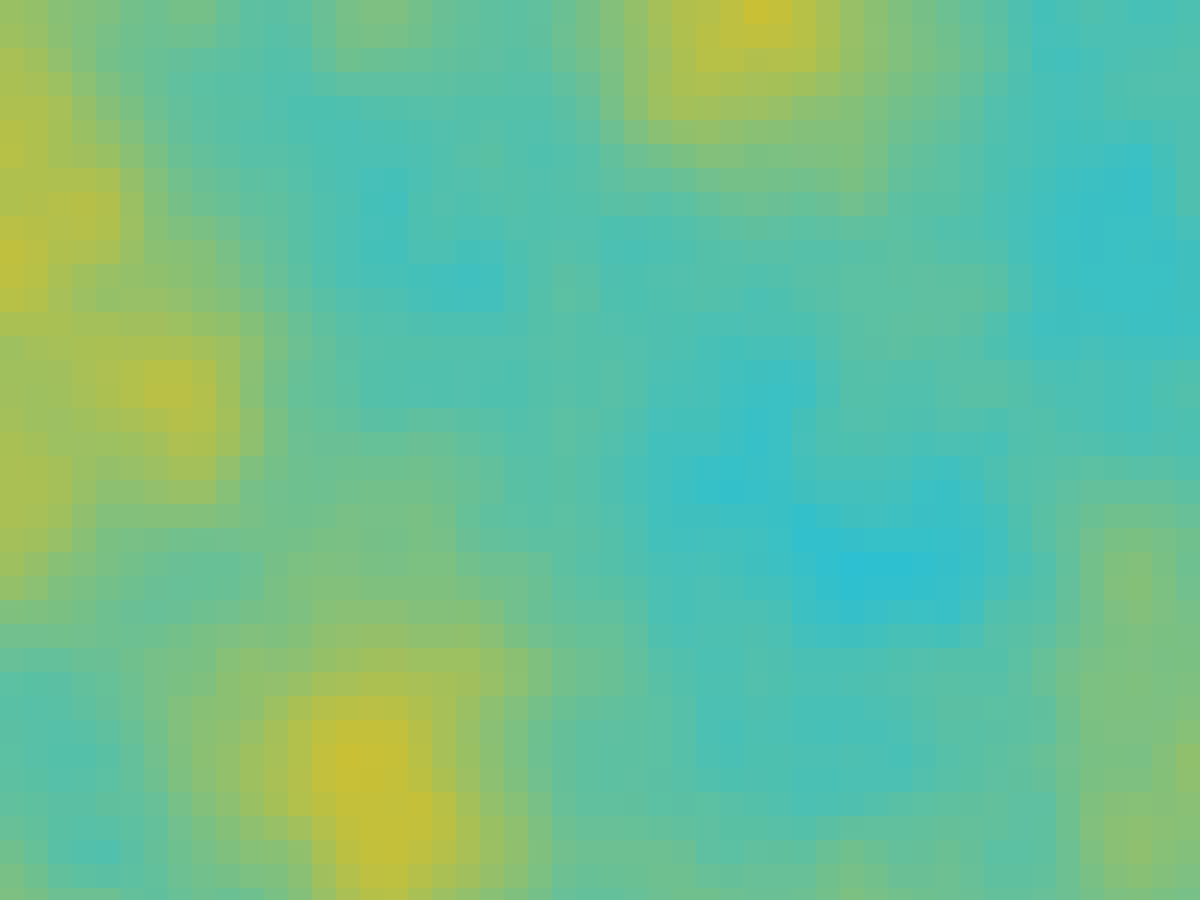
Frame 1 (no input)
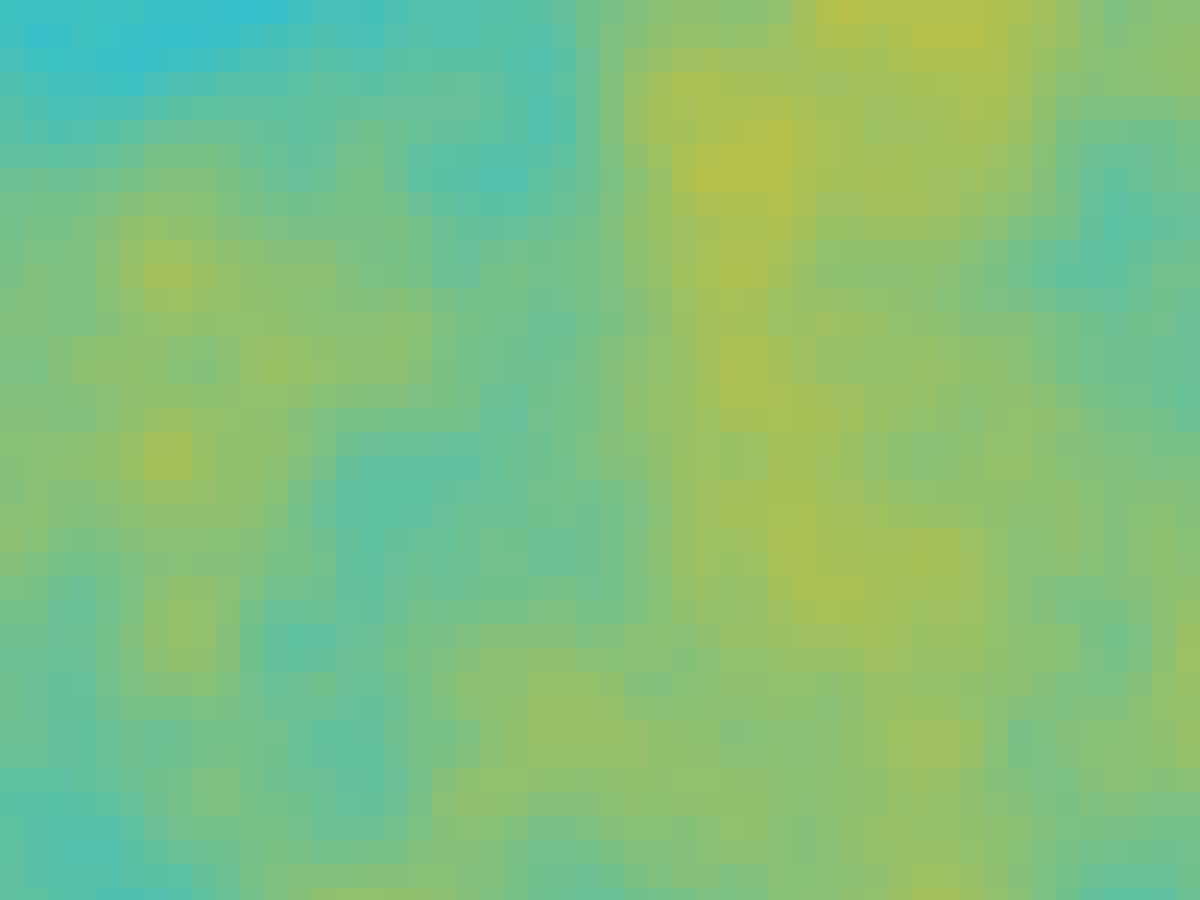
Frame 60 (the mouse pressed at the canvas centre just before this capture)
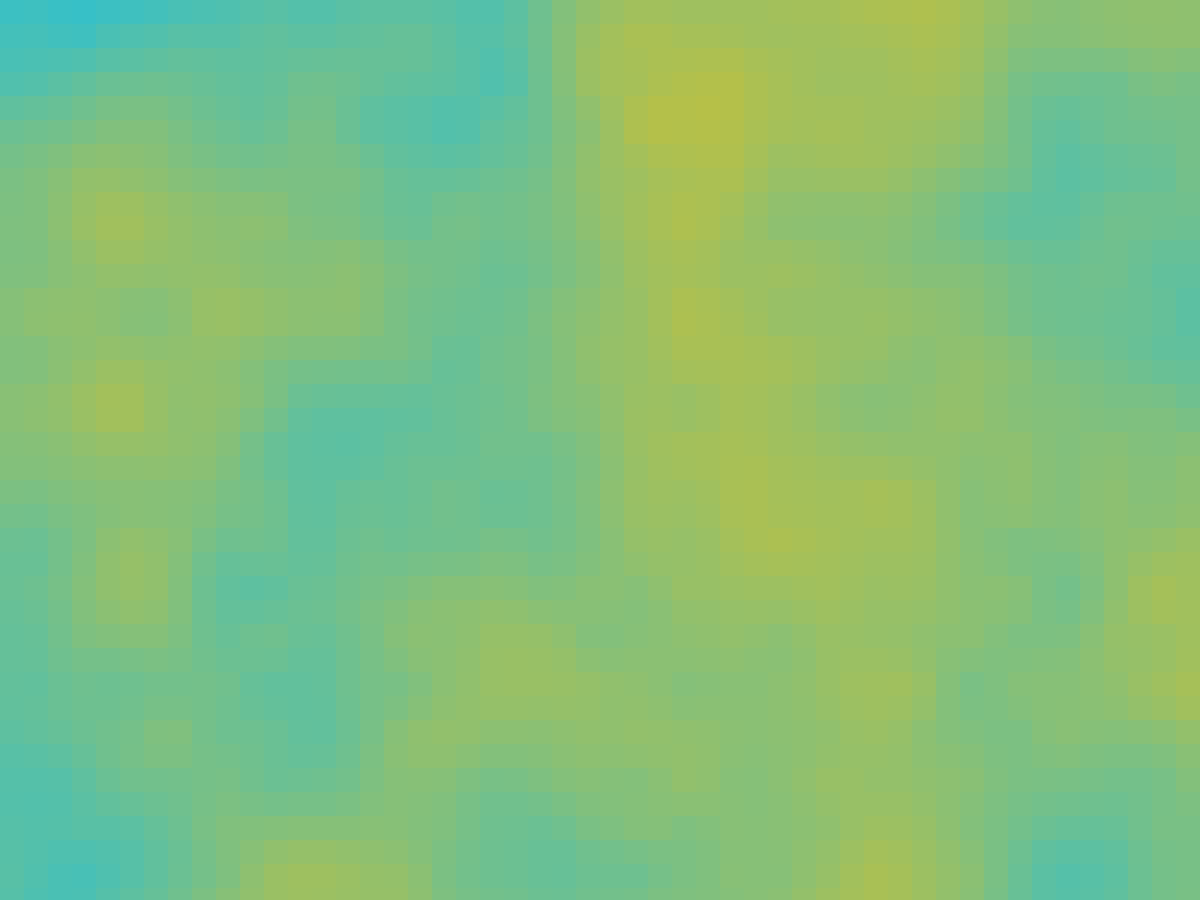
Frame 120 (the mouse held since frame 60 and released just before this capture)

The Processing sketch that drew these frames (run headless with seeded random() and noise(); from frame 60 on, the mouse is pressed at the canvas centre):

// Processing sketch: PerlinTerrain
// ── PerlinTerrain.pde
final int fps = 60;

float size = 32;
float smooth = 500;

int lastPress = 0;

void setup()
{
  fullScreen(JAVA2D);
  frameRate(fps);
  
  background(0);
};

float sx = 0, sy = 0;
float vx = 0, vy = 0;

void draw()
{
  background(0);
  
  for(float y = vy; y < height + vy; y += size)
    for(float x = vx; x < width + vx; x += size)
    {
      float h = noise(x/smooth, y/smooth);
      float r = map(h, 0, 1, 0, 255);
      float g = map(h, 0, 0.5, 0, 96) + map(h, 0.5, 1, 96, 0);
      float b = map(h, 0, 1, 255, 0);
 
      stroke(r, g, b);
      fill(r, g, b);
      rect(x - vx, y - vy, x - vx + size - 1, y - vy + size - 1);
    }
  
  vx -= sx;
  vy -= sy;
  
  control();
};

void control()
{
  if(keyPressed && frameCount - lastPress >= frameRate * 0.1)
  {
    lastPress = frameCount;
    switch(key)
    {
      case 'w':
      case 'W':
        size *= 1.05;
        break;
      case 's':
      case 'S':
        size /= 1.05;
        break;
      case 'd':
      case 'D':
        size *= 1.05;
        break;
      case 'a':
      case 'A':
        size /= 1.05;
        break;
      case 'c':
      case 'C':
        vx = 0;
        vy = 0;
        break;
      case 'v':
      case 'V':
        size = 32;
        smooth = 500;
        break;
    }
  }
  
  sx = map(mouseX, 0, width - 1, -35, 35);
  sy = map(mouseY, 0, height - 1, -35, 35);
};
